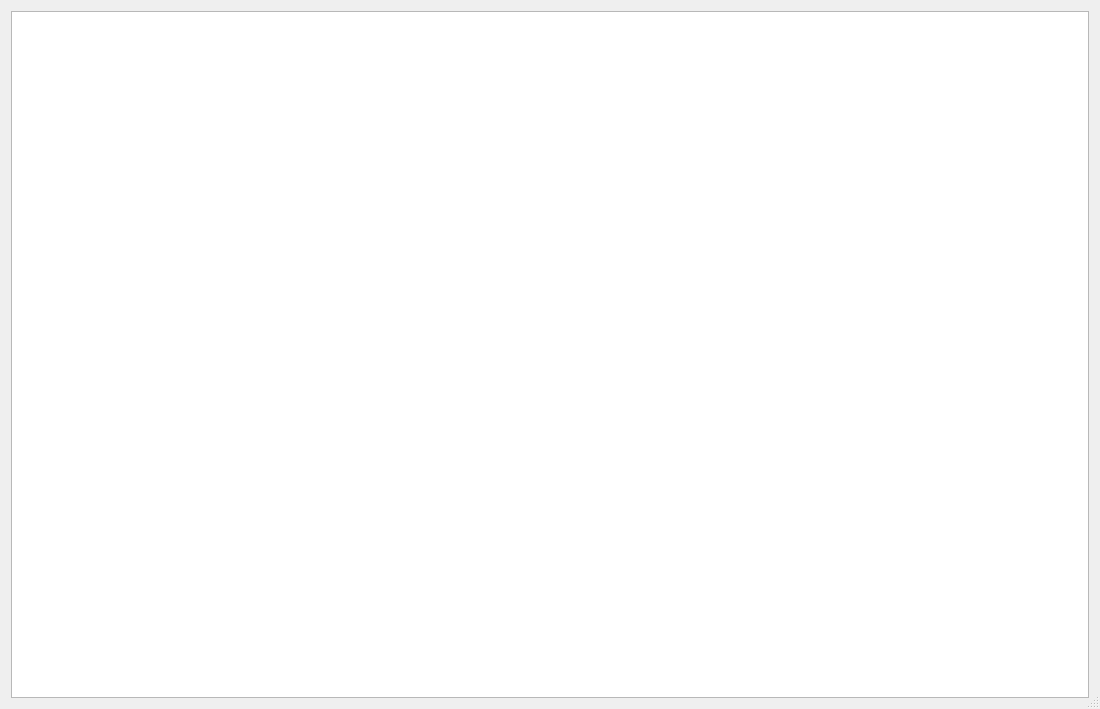
<?xml version="1.0" encoding="UTF-8"?>
<ui version="4.0">
 <class>Dialog</class>
 <widget class="QDialog" name="Dialog">
  <property name="geometry">
   <rect>
    <x>0</x>
    <y>0</y>
    <width>1100</width>
    <height>709</height>
   </rect>
  </property>
  <property name="windowTitle">
   <string>Dialog</string>
  </property>
  <property name="sizeGripEnabled">
   <bool>true</bool>
  </property>
  <layout class="QVBoxLayout" name="verticalLayout">
   <item>
    <widget class="QTableView" name="tableView"/>
   </item>
  </layout>
 </widget>
 <resources/>
 <connections/>
</ui>
